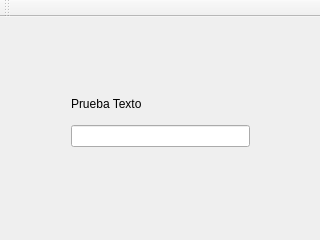
<?xml version="1.0" encoding="UTF-8"?>
<ui version="4.0">
 <class>text_test</class>
 <widget class="QMainWindow" name="text_test">
  <property name="geometry">
   <rect>
    <x>0</x>
    <y>0</y>
    <width>320</width>
    <height>240</height>
   </rect>
  </property>
  <property name="windowTitle">
   <string>text_test</string>
  </property>
  <widget class="QWidget" name="centralWidget">
   <widget class="QWidget" name="">
    <property name="geometry">
     <rect>
      <x>60</x>
      <y>60</y>
      <width>201</width>
      <height>81</height>
     </rect>
    </property>
    <layout class="QVBoxLayout" name="verticalLayout">
     <item>
      <widget class="QLabel" name="label">
       <property name="text">
        <string>Prueba Texto</string>
       </property>
      </widget>
     </item>
     <item>
      <widget class="QLineEdit" name="lineEdit"/>
     </item>
    </layout>
   </widget>
  </widget>
  <widget class="QToolBar" name="mainToolBar">
   <attribute name="toolBarArea">
    <enum>TopToolBarArea</enum>
   </attribute>
   <attribute name="toolBarBreak">
    <bool>false</bool>
   </attribute>
  </widget>
 </widget>
 <layoutdefault spacing="6" margin="11"/>
 <resources/>
 <connections/>
</ui>
